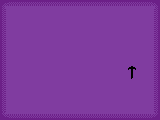

This is a level from a 2D game, rendered from its Tiled map with the project's own tilesets. A one-line summary and the complete map file follow:
An orthogonal 20x15 tile map with 8x8 px tiles, 2 tile layers (walls, pickaxe).

<map version="1.10" tiledversion="1.11.2" orientation="orthogonal" renderorder="right-down" width="20" height="15" tilewidth="8" tileheight="8" infinite="0" backgroundcolor="#803ca0" nextlayerid="7" nextobjectid="71">
 <editorsettings>
  <chunksize width="8" height="8" />
 </editorsettings>
 <tileset firstgid="1" source="basictiles.tsx" />
 <layer id="5" name="walls" width="20" height="15">
  <data encoding="csv">
41,51,51,51,51,51,51,51,51,51,51,51,51,51,51,51,51,51,51,42,
57,0,0,0,0,0,0,0,0,0,0,0,0,0,0,0,0,0,0,58,
57,0,0,0,0,0,0,0,0,0,0,0,0,0,0,0,0,0,0,58,
57,0,0,0,0,0,0,0,0,0,0,0,0,0,0,0,0,0,0,58,
57,0,0,0,0,0,0,0,0,0,0,0,0,0,0,0,0,0,0,58,
57,0,0,0,0,0,0,0,0,0,0,0,0,0,0,0,0,0,0,58,
57,0,0,0,0,0,0,0,0,0,0,0,0,0,0,0,0,0,0,58,
57,0,0,0,0,0,0,0,0,0,0,0,0,0,0,0,0,0,0,58,
57,0,0,0,0,0,0,0,0,0,0,0,0,0,0,0,0,0,0,58,
57,0,0,0,0,0,0,0,0,0,0,0,0,0,0,0,0,0,0,58,
57,0,0,0,0,0,0,0,0,0,0,0,0,0,0,0,0,0,0,58,
57,0,0,0,0,0,0,0,0,0,0,0,0,0,0,0,0,0,0,58,
57,0,0,0,0,0,0,0,0,0,0,0,0,0,0,0,0,0,0,58,
57,0,0,0,0,0,0,0,0,0,0,0,0,0,0,0,0,0,0,58,
49,59,59,59,59,59,59,59,59,59,59,59,59,59,59,59,59,59,59,50
</data>
 </layer>
 <layer id="6" name="pickaxe" width="20" height="15">
  <data encoding="csv">
0,0,0,0,0,0,0,0,0,0,0,0,0,0,0,0,0,0,0,0,
0,0,0,0,0,0,0,0,0,0,0,0,0,0,0,0,0,0,0,0,
0,0,0,0,0,0,0,0,0,0,0,0,0,0,0,0,0,0,0,0,
0,0,0,0,0,0,0,0,0,0,0,0,0,0,0,0,0,0,0,0,
0,0,0,0,0,0,0,0,0,0,0,0,0,0,0,0,0,0,0,0,
0,0,0,0,0,0,0,0,0,0,0,0,0,0,0,0,0,0,0,0,
0,0,0,0,0,0,0,0,0,0,0,0,0,0,0,0,0,0,0,0,
0,0,0,0,0,0,0,0,0,0,0,0,0,0,0,0,0,0,0,0,
0,0,0,0,0,0,0,0,0,0,0,0,0,0,0,0,48,0,0,0,
0,0,0,0,0,0,0,0,0,0,0,0,0,0,0,0,56,0,0,0,
0,0,0,0,0,0,0,0,0,0,0,0,0,0,0,0,0,0,0,0,
0,0,0,0,0,0,0,0,0,0,0,0,0,0,0,0,0,0,0,0,
0,0,0,0,0,0,0,0,0,0,0,0,0,0,0,0,0,0,0,0,
0,0,0,0,0,0,0,0,0,0,0,0,0,0,0,0,0,0,0,0,
0,0,0,0,0,0,0,0,0,0,0,0,0,0,0,0,0,0,0,0
</data>
 </layer>
</map>